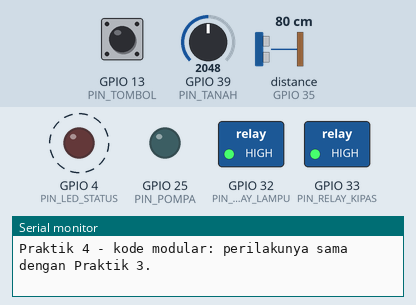
Recording of a sketch running on a simulated ESP32. Shown: switched loads named in the sketch (green lamp = pin HIGH), output pins drawn as LEDs (lit = HIGH), the last lines printed to the serial monitor. Dashed ring = blinking. Inputs (shaded band) come from the test bench; at power-on: GPIO 13 (PIN_TOMBOL) HIGH, GPIO 39 (PIN_TANAH) = 2048, distance to the obstacle (sensor on GPIO 35) 80 cm. The echo pulse lasts 58.3 µs per cm; pins used as bus, display or sensor lines are not drawn.

Above: at 1.2 s.
1.3 s: GPIO 13 (PIN_TOMBOL) pulled LOW for 0.15 s
At 2.5 s:
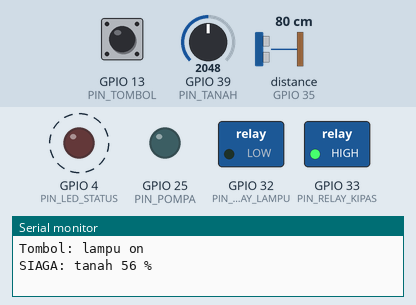
4.4 s: GPIO 13 (PIN_TOMBOL) pulled LOW for 1 s
At 6.7 s:
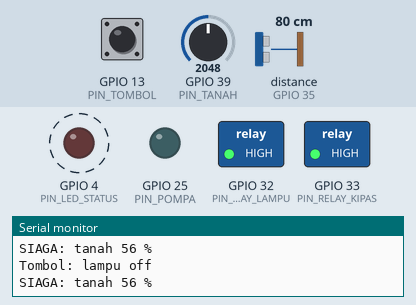
8.4 s: GPIO 39 (PIN_TANAH) set to 2433
11.4 s: GPIO 39 (PIN_TANAH) set to 2516
At 12.3 s:
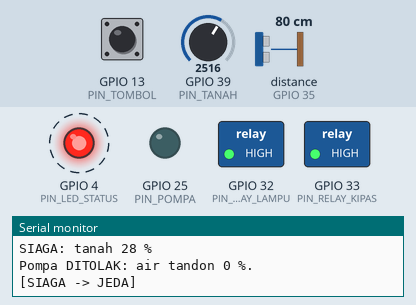
Timing chart, 0 to 18.4 s (numbered marks = the images above; inputs shaded):
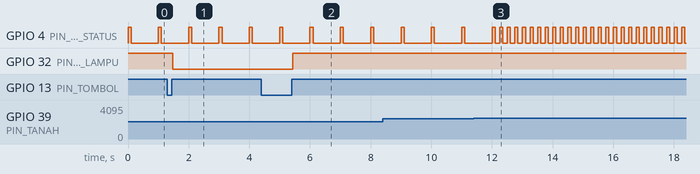

The sketch:

modul08_modular.ino
```cpp
// Modul 8 - Praktik 4: kode modular
// Sketsa Praktik 3 yang dipecah: detak jantung pindah ke detak.h/.cpp, tombol pindah ke tombol.h/.cpp.
// Rangkaian sama dengan Praktik 3. Perilakunya pun sama persis.

#include "detak.h"
#include "tombol.h"

const int PIN_LED_STATUS = 4;
const int PIN_TOMBOL = 13;
const int PIN_RELAY_LAMPU = 32;  // relay aktif LOW
const int PIN_RELAY_KIPAS = 33;  // tidak dipakai di sini, tetapi relay-nya dimatikan supaya diam
const int PIN_POMPA = 25;        // gerbang MOSFET: HIGH = pompa menyala
const int PIN_TANAH = 39;        // VN
const int PIN_TRIG = 15;
const int PIN_ECHO = 35;

// Hasil kalibrasimu dari Modul 6 (ganti dengan angkamu sendiri)
const int TANAH_KERING = 3000;    // angka mentah sensor tanah di udara
const int TANAH_BASAH = 1300;     // angka mentah sensor tanah di air
const float JARAK_KOSONG = 20.0;  // cm: sensor ke dasar tandon
const float JARAK_PENUH = 5.0;    // cm: sensor ke permukaan air saat tandon penuh

// Aturan penyiraman
const int AMBANG_TANAH_SIRAM = 30;        // siram kalau tanah di bawah 30 %
const int LEVEL_AIR_MINIMUM = 20;         // pompa ditolak kalau isi tandon di bawah 20 %
const unsigned long JEDA_PERIKSA = 2000;  // SIAGA: periksa tanah setiap 2 detik
const unsigned long LAMA_SIRAM = 3000;    // MENYIRAM: pompa menyala 3 detik
const unsigned long LAMA_JEDA = 30000;    // JEDA: istirahat 30 detik sebelum boleh menyiram lagi

bool lampuMenyala = false;

// Tiga keadaan penyiraman. Daftar nama seperti ini (enum) ditulis di atas, sebelum fungsi mana pun.
enum KeadaanSiram { SIAGA, MENYIRAM, JEDA };
KeadaanSiram keadaan = SIAGA;            // keadaan sekarang; mulai dari SIAGA
unsigned long waktuMasukKeadaan = 0;     // kapan keadaan sekarang dimulai
unsigned long waktuPeriksaTerakhir = 0;  // kapan tanah terakhir diperiksa

// ---------- Sensor tanah dan tandon (Modul 6) ----------
int bacaTanahPersen() {
  long jumlah = 0;
  for (int i = 0; i < 20; i++) {
    jumlah += analogRead(PIN_TANAH);  // 20 bacaan berturut-turut, tanpa jeda (selesai dalam sekejap)
  }
  int persen = map(jumlah / 20, TANAH_KERING, TANAH_BASAH, 0, 100);
  return constrain(persen, 0, 100);
}

// Menjawab persen isi tandon, atau -1 kalau gema HC-SR04 tidak kembali.
int bacaLevelAir() {
  digitalWrite(PIN_TRIG, LOW);
  delayMicroseconds(2);
  digitalWrite(PIN_TRIG, HIGH);
  delayMicroseconds(10);
  digitalWrite(PIN_TRIG, LOW);
  unsigned long durasi = pulseIn(PIN_ECHO, HIGH, 30000);  // menunggu paling lama 30 ms
  if (durasi == 0) {
    return -1;
  }
  float jarak = durasi / 58.0;
  int persen = (JARAK_KOSONG - jarak) * 100 / (JARAK_KOSONG - JARAK_PENUH);
  return constrain(persen, 0, 100);
}

// ---------- State machine penyiraman ----------
const char* namaKeadaan(KeadaanSiram k) {
  if (k == SIAGA) {
    return "SIAGA";
  }
  if (k == MENYIRAM) {
    return "MENYIRAM";
  }
  return "JEDA";
}

// Satu-satunya tempat keadaan berganti: catat waktunya dan laporkan perpindahannya.
void pindahKe(KeadaanSiram keadaanBaru) {
  Serial.print("[");
  Serial.print(namaKeadaan(keadaan));
  Serial.print(" -> ");
  Serial.print(namaKeadaan(keadaanBaru));
  Serial.println("]");
  keadaan = keadaanBaru;
  waktuMasukKeadaan = millis();
}

// Mencoba menyalakan pompa. Pengaman tandon (Modul 6): air kurang = ditolak, lalu beristirahat.
void mulaiMenyiram() {
  int levelAir = bacaLevelAir();
  if (levelAir < LEVEL_AIR_MINIMUM) {  // -1 (tidak terbaca) juga lebih kecil, jadi ikut ditolak
    Serial.print("Pompa DITOLAK: air tandon ");
    if (levelAir < 0) {
      Serial.println("tidak terbaca.");
    } else {
      Serial.print(levelAir);
      Serial.println(" %.");
    }
    aturIramaDetak(true);  // LED status berkedip cepat: isi tandonnya!
    pindahKe(JEDA);
    return;
  }
  aturIramaDetak(false);
  Serial.print("Pompa menyala (air tandon ");
  Serial.print(levelAir);
  Serial.println(" %).");
  digitalWrite(PIN_POMPA, HIGH);
  pindahKe(MENYIRAM);
}

void jalankanPenyiraman() {
  unsigned long sekarang = millis();

  if (keadaan == SIAGA) {
    // SIAGA: periksa tanah setiap 2 detik; kalau kering, mulai menyiram
    if (sekarang - waktuPeriksaTerakhir >= JEDA_PERIKSA) {
      waktuPeriksaTerakhir = sekarang;
      int tanah = bacaTanahPersen();
      Serial.print("SIAGA: tanah ");
      Serial.print(tanah);
      Serial.println(" %");
      if (tanah < AMBANG_TANAH_SIRAM) {
        mulaiMenyiram();
      }
    }
  } else if (keadaan == MENYIRAM) {
    // MENYIRAM: pompa padam setelah 3 detik, lalu beristirahat
    if (sekarang - waktuMasukKeadaan >= LAMA_SIRAM) {
      digitalWrite(PIN_POMPA, LOW);
      Serial.println("Pompa padam.");
      pindahKe(JEDA);
    }
  } else if (keadaan == JEDA) {
    // JEDA: tunggu 30 detik supaya air sempat meresap sebelum tanah diperiksa lagi
    if (sekarang - waktuMasukKeadaan >= LAMA_JEDA) {
      pindahKe(SIAGA);
    }
  }
}

// ---------- Yang dikerjakan tombol ----------
void tekanPendek() {
  lampuMenyala = !lampuMenyala;
  if (lampuMenyala) {
    digitalWrite(PIN_RELAY_LAMPU, LOW);  // relay aktif LOW
    Serial.println("Tombol: lampu on");
  } else {
    digitalWrite(PIN_RELAY_LAMPU, HIGH);
    Serial.println("Tombol: lampu off");
  }
}

void tekanLama() {
  if (keadaan == SIAGA) {
    Serial.println("Tombol ditahan: siram sekarang!");
    mulaiMenyiram();
  } else {
    Serial.print("Tombol ditahan, tetapi penyiraman sedang ");
    Serial.print(namaKeadaan(keadaan));
    Serial.println(". Coba lagi nanti.");
  }
}

void setup() {
  Serial.begin(115200);
  mulaiDetak(PIN_LED_STATUS);  // modul detak menyiapkan pin LED-nya sendiri
  mulaiTombol(PIN_TOMBOL);     // modul tombol menyiapkan pin tombolnya sendiri
  pinMode(PIN_RELAY_LAMPU, OUTPUT);
  digitalWrite(PIN_RELAY_LAMPU, HIGH);  // lampu padam (relay aktif LOW)
  pinMode(PIN_RELAY_KIPAS, OUTPUT);
  digitalWrite(PIN_RELAY_KIPAS, HIGH);  // kipas padam
  pinMode(PIN_POMPA, OUTPUT);
  digitalWrite(PIN_POMPA, LOW);
  pinMode(PIN_TRIG, OUTPUT);
  digitalWrite(PIN_TRIG, LOW);
  pinMode(PIN_ECHO, INPUT);
  Serial.println("Praktik 4 - kode modular: perilakunya sama dengan Praktik 3.");
}

void loop() {
  perbaruiDetak();

  // Modul tombol hanya melaporkan apa yang terjadi; sketsa ini yang memutuskan tindakannya.
  PeristiwaTombol peristiwa = periksaTombol();
  if (peristiwa == TEKAN_PENDEK) {
    tekanPendek();
  } else if (peristiwa == TEKAN_LAMA) {
    tekanLama();
  }

  jalankanPenyiraman();
}
```

detak.cpp
```cpp
// detak.cpp - isi modul detak. Daftar fungsinya ada di detak.h.
#include <Arduino.h>
#include "detak.h"

const unsigned long DETAK_NORMAL = 1000;     // satu kedip setiap 1 detik
const unsigned long DETAK_MASALAH = 250;     // empat kedip setiap 1 detik
const unsigned long LAMA_NYALA_DETAK = 100;  // LED menyala 100 ms di awal setiap detak

// "static" = milik file ini saja; file lain tidak bisa melihat atau tertukar dengannya.
static int pinDetak = -1;
static bool iramaMasalah = false;
static unsigned long waktuDetakMulai = 0;

void mulaiDetak(int pin) {
  pinDetak = pin;
  pinMode(pinDetak, OUTPUT);
}

void aturIramaDetak(bool masalah) {
  iramaMasalah = masalah;
}

void perbaruiDetak() {
  unsigned long sekarang = millis();
  unsigned long panjangDetak = DETAK_NORMAL;
  if (iramaMasalah) {
    panjangDetak = DETAK_MASALAH;
  }
  if (sekarang - waktuDetakMulai >= panjangDetak) {
    waktuDetakMulai = sekarang;  // mulai detak berikutnya
  }
  // LED menyala hanya di awal detak: true = HIGH (nyala), false = LOW (padam)
  digitalWrite(pinDetak, sekarang - waktuDetakMulai < LAMA_NYALA_DETAK);
}
```

detak.h
```cpp
// detak.h - LED status sebagai "detak jantung" Node 1 (Modul 8)
// Kedip pelan = program berjalan normal; kedip cepat = ada masalah.
#pragma once

void mulaiDetak(int pin);           // panggil sekali di setup()
void aturIramaDetak(bool masalah);  // true = kedip cepat, false = kedip pelan
void perbaruiDetak();               // panggil di setiap putaran loop()
```

tombol.cpp
```cpp
// tombol.cpp - isi modul tombol. Daftar fungsinya ada di tombol.h.
#include <Arduino.h>
#include "tombol.h"

const unsigned long JEDA_PANTUL = 30;         // milidetik: bacaan harus tenang selama ini (Modul 5)
const unsigned long BATAS_TEKAN_LAMA = 1000;  // ditahan 1 detik atau lebih = tekan lama

static int pinTombol = -1;
static int bacaanTadi = HIGH;                 // bacaan mentah di putaran sebelumnya; HIGH = dilepas
static unsigned long waktuBacaanBerubah = 0;  // kapan bacaan mentah terakhir berubah
static int keadaanStabil = HIGH;              // keadaan yang sudah dipercaya (sudah tenang 30 ms)
static unsigned long waktuMulaiTekan = 0;     // kapan tombol mulai ditekan
static bool tekanLamaSudah = false;           // tekan lama untuk tekanan ini sudah dilaporkan?

void mulaiTombol(int pin) {
  pinTombol = pin;
  pinMode(pinTombol, INPUT_PULLUP);
}

PeristiwaTombol periksaTombol() {
  unsigned long sekarang = millis();
  int bacaan = digitalRead(pinTombol);

  // 1. Bacaan berubah (ditekan, dilepas, memantul, atau derau)? Hitung "tenang"-nya dari nol lagi.
  if (bacaan != bacaanTadi) {
    bacaanTadi = bacaan;
    waktuBacaanBerubah = sekarang;
  }

  // 2. Sudah tenang 30 ms dan berbeda dengan keadaan yang dipercaya? Itu perubahan sungguhan.
  if (bacaan != keadaanStabil && sekarang - waktuBacaanBerubah >= JEDA_PANTUL) {
    keadaanStabil = bacaan;
    if (keadaanStabil == LOW) {  // baru saja ditekan: mulai menghitung lamanya
      waktuMulaiTekan = sekarang;
      tekanLamaSudah = false;
    } else if (!tekanLamaSudah) {  // baru saja dilepas sebelum 1 detik: tekan pendek
      return TEKAN_PENDEK;
    }
  }

  // 3. Masih ditahan dan sudah 1 detik? Tekan lama, dilaporkan sekali tanpa menunggu jari diangkat.
  if (keadaanStabil == LOW && !tekanLamaSudah && sekarang - waktuMulaiTekan >= BATAS_TEKAN_LAMA) {
    tekanLamaSudah = true;
    return TEKAN_LAMA;
  }
  return TIDAK_ADA;
}
```

tombol.h
```cpp
// tombol.h - tombol dengan debounce, tekan pendek, dan tekan lama, tanpa menunggu (Modul 8)
#pragma once

// Tiga kemungkinan jawaban periksaTombol()
enum PeristiwaTombol { TIDAK_ADA, TEKAN_PENDEK, TEKAN_LAMA };

void mulaiTombol(int pin);        // panggil sekali di setup()
PeristiwaTombol periksaTombol();  // panggil di setiap putaran loop()
```

Measured:
- the behaviour switches between 2490 and 2491 on GPIO 39 (PIN_TANAH) (found by bisection; images 2 and 3)
- after the input at 1.3 s, GPIO 32 (PIN_RELAY_LAMPU): HIGH → LOW after 0.18 s
- after the input at 4.4 s, GPIO 32 (PIN_RELAY_LAMPU): LOW → HIGH after 1.0 s
- after the input at 11.4 s, GPIO 4 (PIN_LED_STATUS): alternates HIGH for 0.10 s and LOW for 0.15 s, starting after 0.86 s
- by itself, GPIO 4 (PIN_LED_STATUS): alternates HIGH for 0.10 s and LOW for 0.90 s
